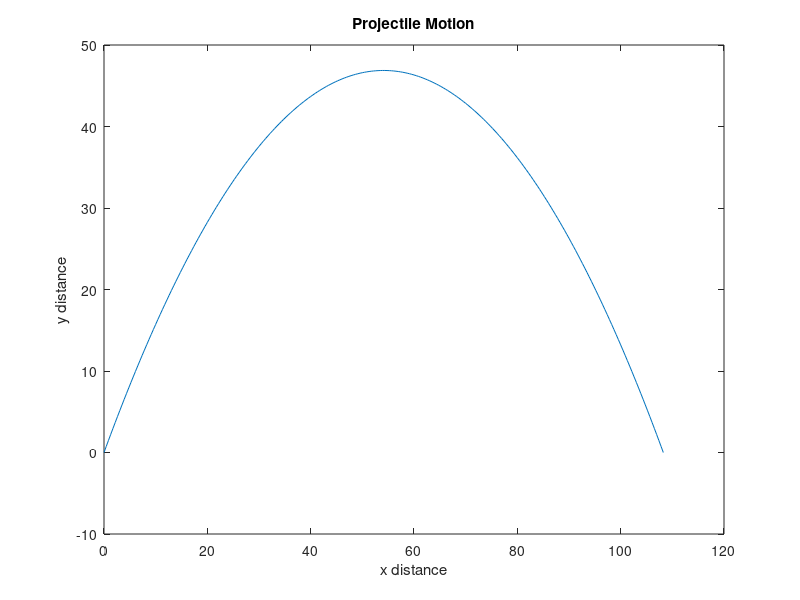

The MATLAB source for this figure:
g = 9.8;
theta = (60);
initialV = 35;

v = [initialV*cosd(theta), initialV*sind(theta)]
tMax = (2*initialV*sind(theta)) / g;

tPoints = linspace(0,tMax,250);

x = (initialV*cosd(theta)*tPoints);
y = (initialV*sind(theta)*tPoints)-(0.5*g*((tPoints).^2)); 
% the./ is used to multiply the values, rather than performing an array
% multiplication

plot(x,y);
title("Projectile Motion");
xlabel("x distance");
ylabel("y distance");

